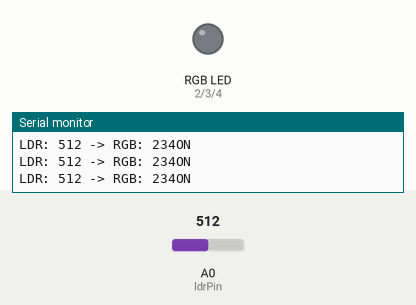
Simulated run of this sketch. Board: Arduino Uno, built with avr-gcc and run on an emulated ATmega328P. Shown: an RGB LED mixed from three pins (HIGH = lit), the last lines printed to the serial monitor. Inputs (shaded band) come from the test bench; at power-on: A0 (ldrPin) = 512.

Above: at 1.2 s.
1.3 s: A0 (ldrPin) set to 20
2.8 s: A0 (ldrPin) set to 15
At 3.7 s:
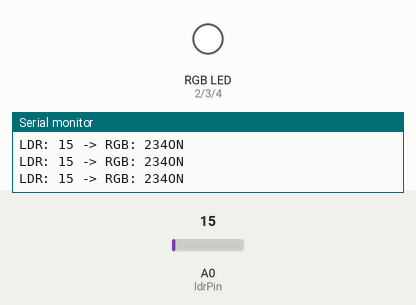
4.3 s: A0 (ldrPin) set to 122
At 5.1 s:
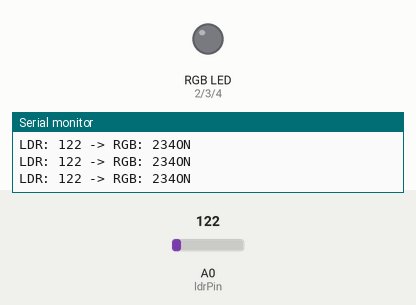
Timing chart, 0 to 7.3 s (numbered marks = the images above; inputs shaded):
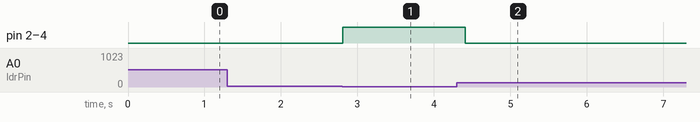

Measured:
- the behaviour switches between 18 and 17 on A0 (ldrPin) (found by bisection; images 0 and 1)
- after the input at 2.8 s, pin 2 (redPin), pin 3 (greenPin), pin 4 (bluePin): LOW → HIGH at once
- after the input at 4.3 s, pin 2 (redPin), pin 3 (greenPin), pin 4 (bluePin): HIGH → LOW after 0.11 s

The sketch:

2nd.ino
```cpp
int ldrPin = A0;
int redPin = 2;
int greenPin = 3;
int bluePin = 4;

void setup() {
  pinMode(redPin, OUTPUT);
  pinMode(greenPin, OUTPUT);
  pinMode(bluePin, OUTPUT);
  Serial.begin(9600);
}

void loop() {
  int ldrValue = analogRead(ldrPin);

  if (ldrValue < 18) {
    digitalWrite(redPin, 255);
    digitalWrite(greenPin,255);
    digitalWrite(bluePin, 255);
  } else {
    digitalWrite(redPin, LOW);
    digitalWrite(greenPin, LOW);
    digitalWrite(bluePin, LOW);
  }

  Serial.print("LDR: ");
  Serial.print(ldrValue);
  Serial.print(" -> RGB: ");
  Serial.print(redPin);
  Serial.print(greenPin);
  Serial.print(bluePin);
  Serial.println(ldrValue > 10 ? "ON" : "OFF");

  delay(200);
}
```
